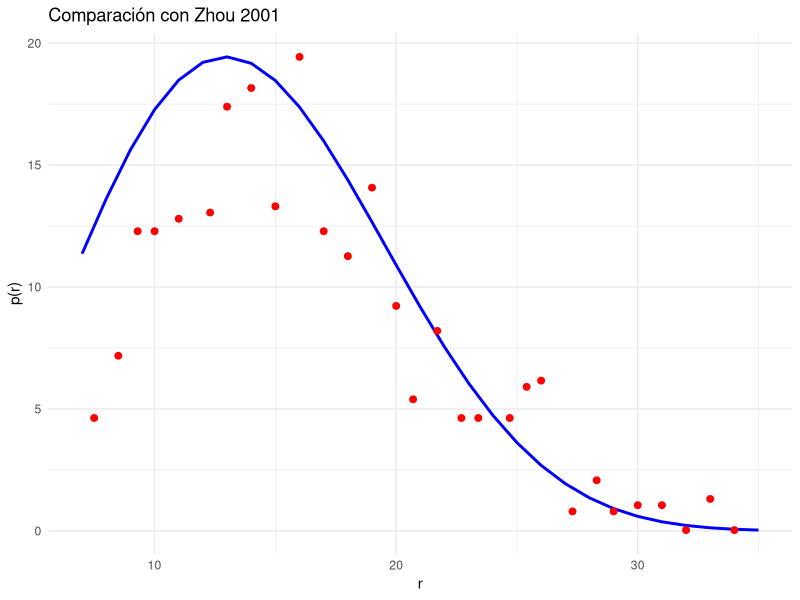

Reproduce this figure in R.
library(ggplot2)
library(dplyr)
library(tidyr)

calc_Q <- function(d, delta_ji,lp) {
  a <- 14.054
  b <- 0.473
  Lc <- (delta_ji + 2) * 3.8
  kappa <- lp / Lc
  d <- d/Lc
  c <- 1 - (1 + (0.38 * kappa^(-0.95))^-5)^(-1/5)
  d_val <- ifelse(kappa < 1/8, 0, 1 / (0.177 / (kappa - 0.111) + 6.40 * (kappa - 0.111)^0.783))
  
  cij <- matrix(
    c(-3/4, 23/64, -7/64, 
      -1/2, 17/16, -9/16), 
    nrow = 2, byrow = TRUE
  )
  
  J_SYD <- ifelse(kappa <= 1/8, (3/4 * pi * kappa)^(3/2) * (1 - 5 * kappa / 4), 
                  112.04 * kappa^2 * exp(0.246 / kappa - a * kappa))
  
  term1 <- ((1 - c * d^2) / (1 - d^2))^(5/2)
  term2 <- 0
  i_values <- c(-1, 0)
  j_values <- 1:3
  for (i in seq_along(i_values)) {
    for (j in seq_along(j_values)) {
      term2 <- term2 + cij[i, j] * kappa^i_values[i] * d^(2 * j_values[j])
    }
  }
  term2 <- exp(term2 / (1 - d^2))
  term3 <- exp(-d_val * kappa * a * b * (1 + b) * d^2 / (1 - b^2 * d^2))
  term4 <- besselI(-d_val * kappa * a * (1 + b) * d / (1 - b^2 * d^2), nu = 0)
  
  Q_r <- J_SYD * term1 * term2 * term3 * term4
  return(Q_r)
}

# Params
L <- 13
lp <- 2.1 

# Valores de r
r_values <- seq(7, 35, by = 1)

# Calcula p(r)
p_values <- 4 * pi * r_values^2 * sapply(r_values, function(r) calc_Q(r, L, lp))

# Leer los datos experimentales
zhou_data <- read.table("zhou_data.txt", header = FALSE, col.names = c("r", "p"))
zhou_data$r <- as.numeric(zhou_data$r)
zhou_data$p <- as.numeric(zhou_data$p)

# Rango de los valores calculados
min_calculated <- min(p_values)
max_calculated <- max(p_values)

# Rango de los valores de zhou_data
min_zhou <- min(zhou_data$p)
max_zhou <- max(zhou_data$p)

# Transformación lineal
zhou_data$p_transformed <- min_calculated + 
  (max_calculated - min_calculated) * (zhou_data$p - min_zhou) / (max_zhou - min_zhou)
# Crea un dataframe para ggplot
df <- data.frame(r = r_values, p = p_values)

ggplot() +
  geom_line(data = df, aes(x = r, y = p), color = "blue", size = 1, linetype = "solid") +
  geom_point(data = zhou_data, aes(x = r, y = p_transformed), color = "red", size = 2) +
  labs(title = "Comparación con Zhou 2001",
       x = "r",
       y = "p(r)",
       color = "Datos") +
  theme_minimal()